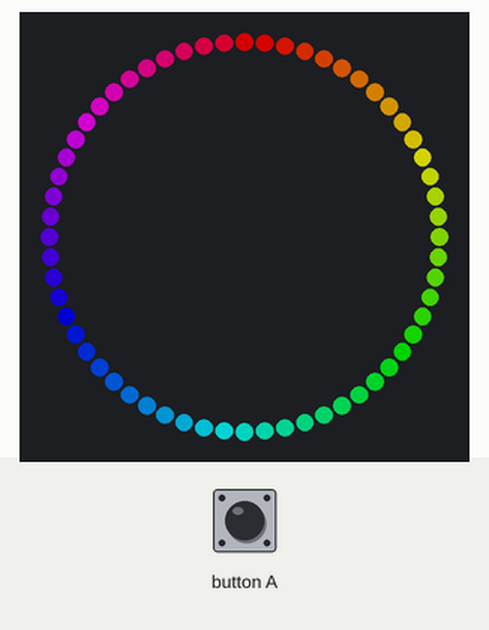
This program was run on a simulated BBC micro:bit (MakeCode). Parts: 60 RGB LEDs in a ring, first at the top, clockwise. Dim RGB values are drawn brighter than linear.

Above: at 0.06 s.
At 0.92 s:
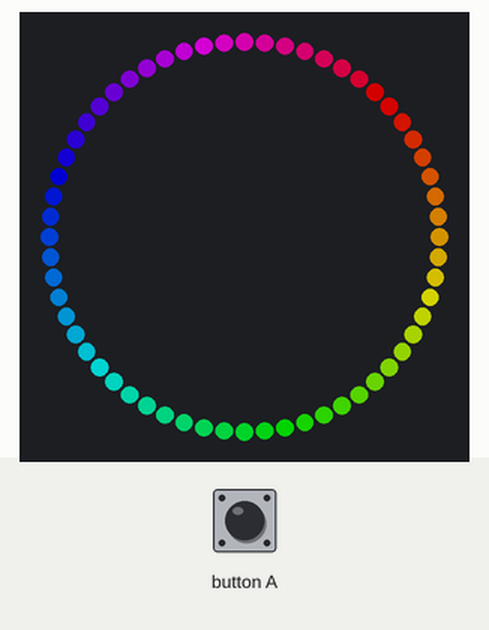
At 1.42 s:
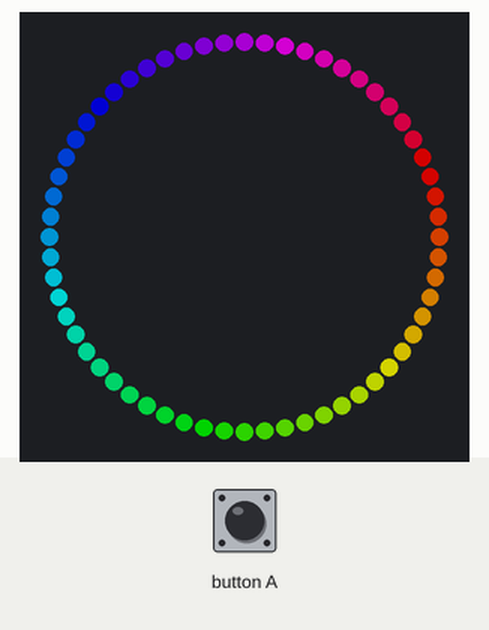
At 3.23 s:
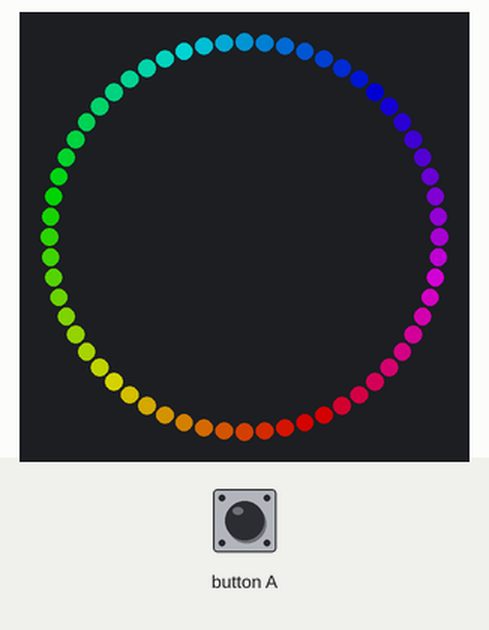
At 4.82 s:
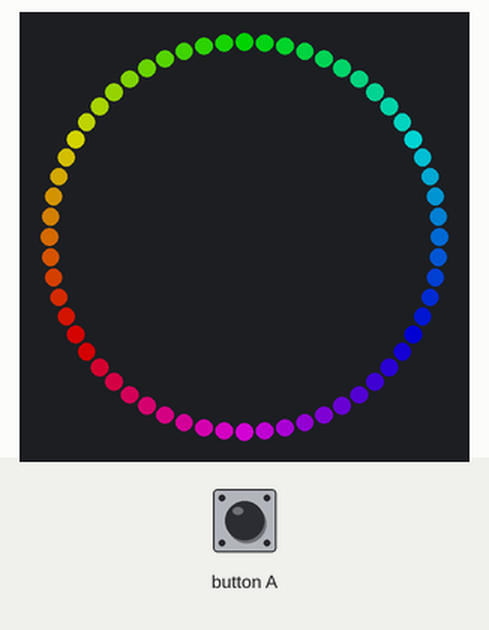
At 6.42 s:
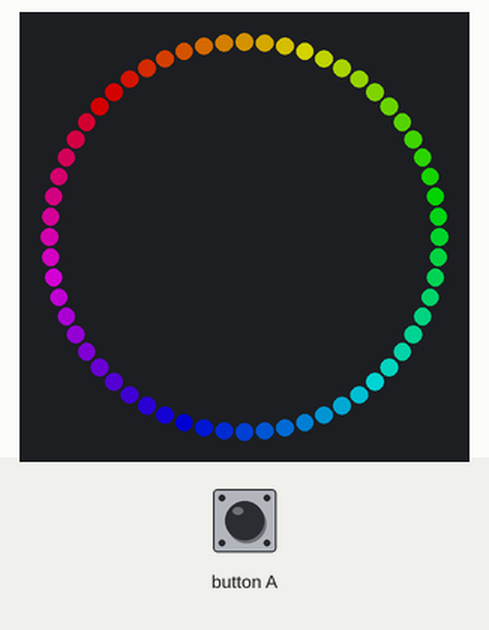

Measured:
- by itself, everything shown: repeats every 7.3 s, in 60 steps

The program:

main.ts
```typescript
input.onButtonPressed(Button.A, function () {
    haloDisplay.setBrightness(10)
})
input.onGesture(Gesture.Shake, function () {
    haloDisplay.setBrightness(255)
})
let haloDisplay: kitronik_halo_hd.ZIPHaloHd = null
haloDisplay = kitronik_halo_hd.createZIPHaloDisplay(60)
haloDisplay.showRainbow(1, 360)
basic.forever(function () {
    haloDisplay.rotate(1)
    haloDisplay.show()
    basic.pause(100)
})
```

test.ts
```typescript
// Hier kann man Tests durchführen; diese Datei wird nicht kompiliert, wenn dieses Paket als Erweiterung verwendet wird.
```
